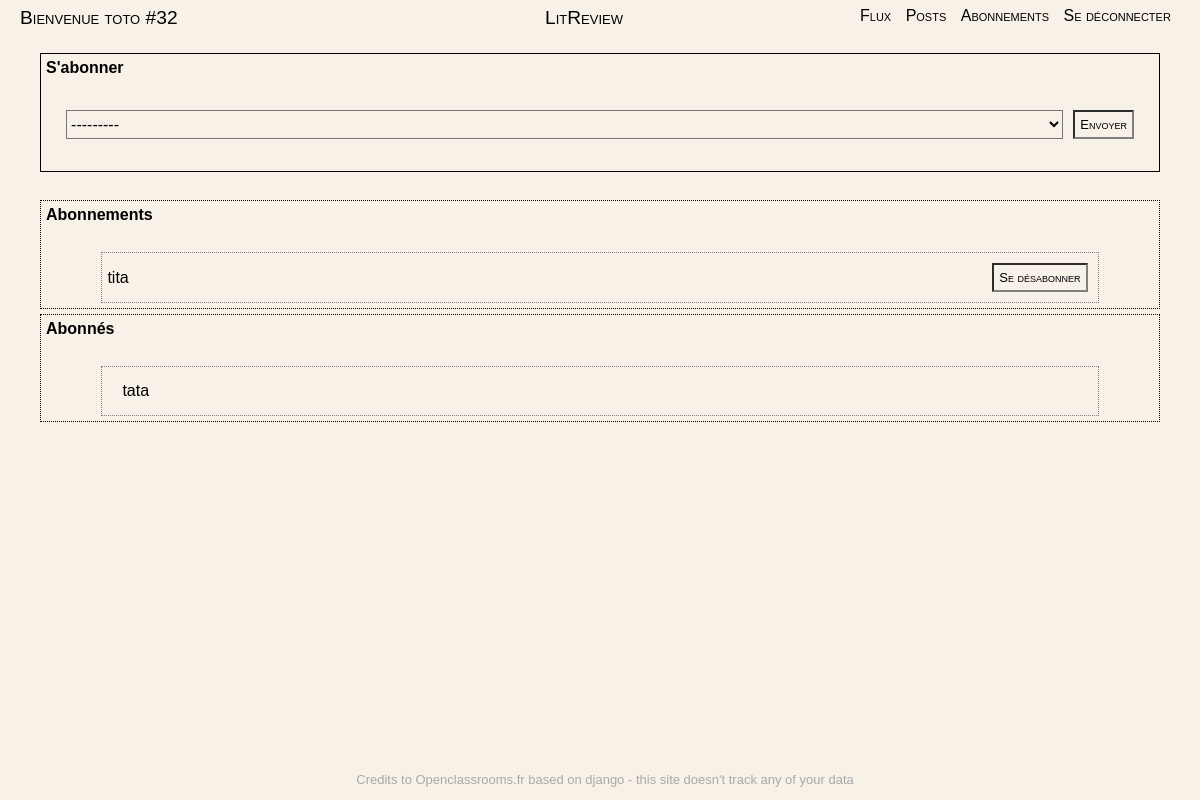
/subscriptions/ (signed in), run on the app's committed database.
### authentication/models.py (models this page shows)
class User(AbstractUser):
    pass

### review/models.py (models this page shows, shortened)
class UserFollows(models.Model):
    user = models.ForeignKey(to=settings.AUTH_USER_MODEL, on_delete=models.CASCADE, related_name="following")
    followed_user = models.ForeignKey(
        to=settings.AUTH_USER_MODEL, on_delete=models.CASCADE, related_name="followed_by"
    )
    class Meta:
        unique_together = (
            "user",
            "followed_user",
        )
        constraints = [
            models.CheckConstraint(
                name="%(app_label)s_%(class)s_prevent_self_follow",
                check=~models.Q(user=models.F("followed_user")),
            ),
        ]

### review/views.py (the view, shortened to what this page needs)
class UserSubscriptionsView(LoginRequiredMixin, CreateView):
    model = UserFollows
    form_class = UserSubscriptionsForm
    template_name = "review/subscriptions.html"
    success_url = reverse_lazy("subscriptions")
    def get(self, request):
        subscription_list = UserFollows.objects.filter(user=self.request.user)
        follower_list = UserFollows.objects.filter(followed_user=self.request.user)
        form = self.form_class(request_user=self.request.user, former_followed_user=subscription_list)
        context = {
            "form": form,
            "form_follower": follower_list,
            "form_subscription": subscription_list,
        }
        return render((request), self.template_name, context=context)

### review/forms.py (shortened to what this page needs)
class UserSubscriptionsForm(ModelForm):
    def __init__(self, *args, **kwargs):
        if kwargs:
            self.request_user = kwargs.pop("request_user")
            self.former_followed_user = kwargs.pop("former_followed_user")
        super(UserSubscriptionsForm, self).__init__(*args, **kwargs)
    class Meta:
        model = models.UserFollows
        fields = ["followed_user"]

### review/templates/review/subscriptions.html (shortened to what this page needs)
{% extends 'base.html' %}
{% load static %}
{% block content %}
<br/>
<div class="subscribe">
    <h2>S'abonner</h2>
    <br/>
    <form method="post"> {% csrf_token %}
        {{ form.followed_user }}
        <button type="submit" value="subscribe">Envoyer</button>
    </form>
</div>
<br/>
<div class="subscription">
    <h2>Abonnements</h2>
    <br/>
    <ul class="subscription-list">
        {% for subs in form_subscription %}
        <li class="subscription-item"> <a>{{subs.followed_user}}</a> <form method="POST" action="{% url 'unsubscribe_user' pk=subs.id  %}">
                {% csrf_token %} <button class="btn btn-default" type="submit">Se désabonner</button> </form>
        </li>
        {% empty %}
        <li>
            <p>Aucun abonnement en ce moment.</p>
        </li>
        {% endfor %}
    </ul>
</div>
<div class="follower">
    <h2>Abonnés</h2>
    <br/>
    <ul class="follower-list">
        {% for subs in form_follower %}
        <li class="follower-item"> <a>{{subs.user}}
            </a> </li>
        {% empty %}
        <li>
            <p>Aucun abonné en ce moment.</p>
        </li>
        {% endfor %}
    </ul>
</div>
<br/>
{% endblock content %}

### litreview/templates/base.html (shortened to what this page needs)
<!DOCTYPE html>
<html>
<head>
    {% load static %}
    <link rel="stylesheet" type="text/css" href="{% static 'app.css' %}">
</head>
<body>
    <div class="navbar">
        {% if user.is_authenticated %}
            <a class="navbar-welcome">Bienvenue {{user.username}} #{{user.id}}</a>
        {% endif %}
        <a  class="navbar-brand">LitReview</a>
        {% if user.is_authenticated %}
        <p  class="navbar-menu">
            <a href="{% url 'feed' %}" class="navbar-item">Flux</a>
            <a href="{% url 'posts' %}" class="navbar-item">Posts</a>
            <a href="{% url 'subscriptions' %}" class="navbar-item">Abonnements</a>
            <a href="{% url 'logout' %}" class="navbar-item">Se déconnecter</a>
        </p>
        {% endif %}
    </div>
    <div class="main">
        {% block content %}
        {% endblock %}
        <footer>
            <div class="footer" aria-disabled="false">
                <p> Credits to Openclassrooms.fr based on django - this site doesn't track any of your data</p>
            </div>
        </footer>
    </div>
</body>
</html>

### litreview/static/app.css (style rules this page uses)
* { margin: 5px; padding: 0; box-sizing: border-box; font-family: 'Trebuchet MS', 'Lucida Sans Unicode', 'Lucida Grande', 'Lucida Sans', Arial, sans-serif; font-size: medium; font-variant-caps: normal; background-color: rgb(247, 241, 232); list-style-type: none; }
.navbar { font-size: 1em; font-variant-caps: small-caps; color: black; }
.navbar a { text-decoration: none; color: inherit; }
.navbar-welcome { font-size: 1.2em; font-weight: lighter; font-variant-caps: small-caps; position: fixed; top: 2px; }
.navbar-brand { font-size: 1.2em; font-weight: lighter; font-variant-caps: small-caps; position: fixed; top: 2px; left: 45%; }
.navbar-menu { margin-left: 70%; position: fixed; overflow: hidden; top: 2px; }
.navbar-item { font-size: 1em; font-variant-caps: small-caps; font-weight: lighter; }
.main { padding: 5px; }
.main { padding: 20px; align-items: normal; justify-content: center; }
.follower { border: dotted 1px black; }
.subscription { border: dotted 1px black; }
.follower-item { display: flex; width: 90%; padding: 15px; margin-left: 5%; border: dotted 1px grey; }
.subscription-item { display: flex; margin-left: 5%; width: 90%; border: dotted 1px grey; }
.follower-item>a, .subscription-item>a { margin-top: auto; margin-bottom: auto; }
.subscription-item>form { margin-left: auto; }
.subscribe { border: solid 1px black; }
.subscribe>form { display: flex; justify-content: center; padding-bottom: 2%; }
#id_followed_user { width: 90% }
#id_followed_user>option:nth-child(1) { content: "nom d'utilisateur"; }
.subscribe>form>button { background-color: rgb(247, 241, 232); border-color: grey; padding: 5px 5px; border-style: inset; text-align: center; text-decoration: none; font-size: small; font-variant-caps: small-caps; }
.btn { background-color: rgb(247, 241, 232); border-color: grey; padding: 5px 5px; border-style: inset; text-align: center; text-decoration: none; font-size: small; font-variant-caps: small-caps; }
.footer { position: fixed; left: 0; bottom: 0; margin-bottom: 0; width: 100%; background-color: rgb(247, 241, 232); }
.footer p { font-size: small; color: darkgrey; text-align: center; padding: 8px 5px 8px 5px; }

### data on the page
User: username "toto", id "32"
UserFollows: followed_user "tita"
UserFollows: user "tata"
